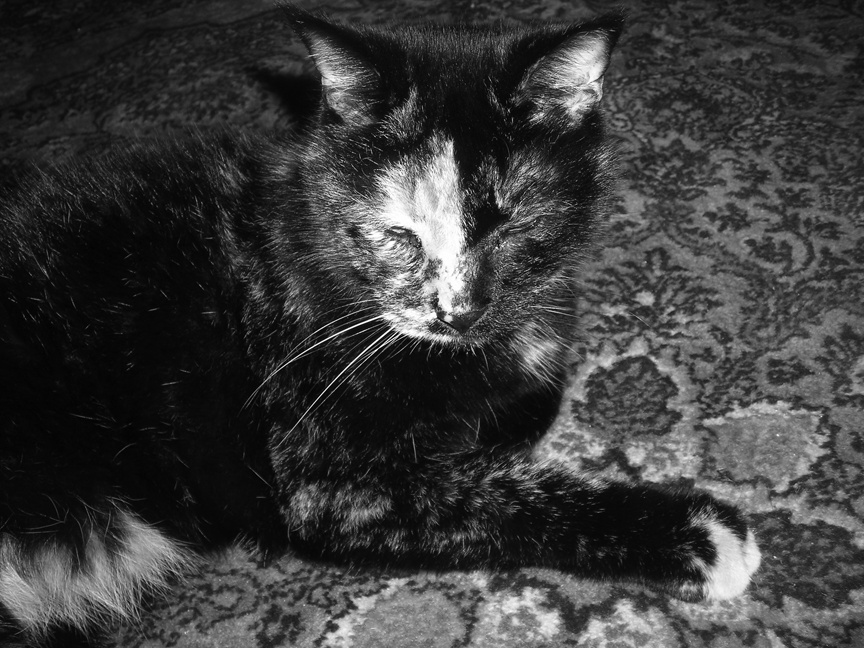
#> input picture bwCat.tif, 864 x 648 px
$ python basicOp.py
#> lines starting #> are read from the running program, lines starting #| are printed output that depends on the picture; after the words box and inside, x2 and y2 are one past the last pixel; in counts of white or black regions, pixels touching at a corner belong together
#!/usr/bin/env python
#coding=utf-8
# *******************************************************************
#     Filename @  basicOp.py
#       Author @  xshi
#  Change date @  10/31/2017 8:08 AM
#        Email @  xshi@kth.se
#  Description @  master thesis project
# ********************************************************************
"""
Introduction
"""
import matplotlib.pyplot as plt
import numpy as np, matplotlib.pyplot as pl
from scipy.integrate import odeint


photo = plt.imread('bwCat.tif')
#> photo is the input picture: shape (648, 864); min 0, max 255, mean 59.2
photo.shape
photo.dtype
plt.imshow(photo)
plt.set_cmap('gray') # Use grayscale for black and white image.
plt.axis('off') # Get rid of axes and tick marks.
fig = plt.gcf() # Get current figure object.
fig.set_facecolor('white') # Set background color to white.

new_cat = (photo<photo.mean())
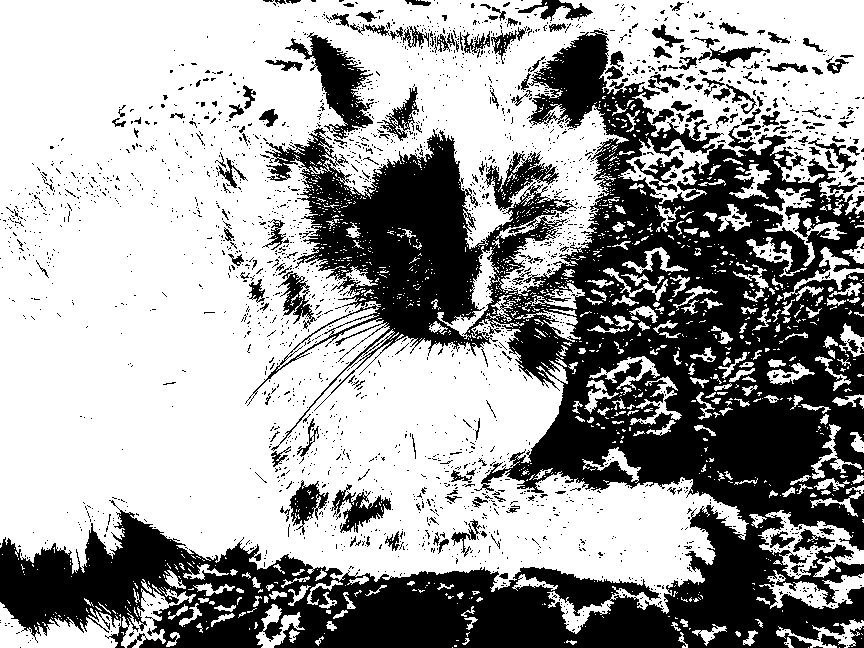
#> new_cat: shape (648, 864) bool; 62.2% white; 2367 black regions (2181 under 20 px), largest, box (x1, y1, x2, y2) and area: (0, 30, 864, 648) 181820, (285, 32, 374, 139) 3224, (484, 151, 559, 211) 1526
plt.imshow(new_cat)
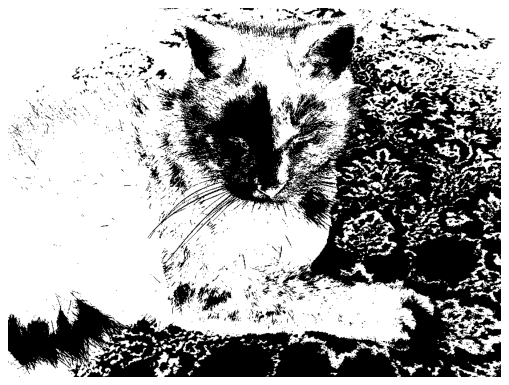
#> figure drawn by matplotlib, 1 panel
